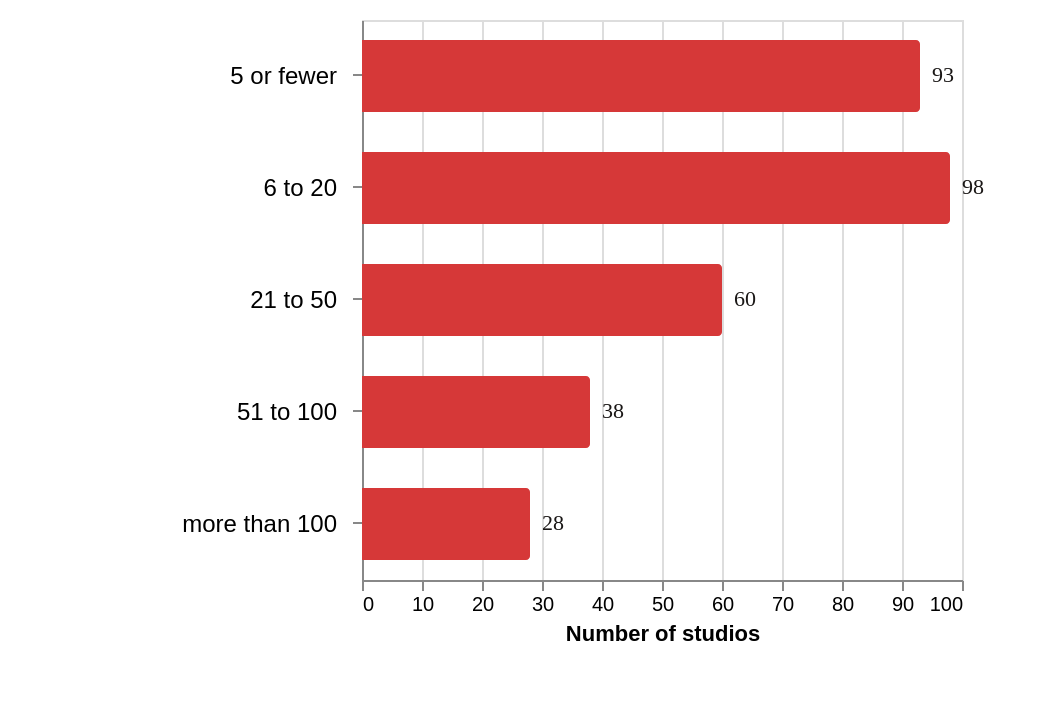

Specify this chart in Vega-Lite:
### Vega-Lite specification from a JSON file in a GitHub repository (floating-point values rounded to 4 significant figures)
{"$schema": "https://vega.github.io/schema/vega-lite/v6.json", "description": "Anime studios by employee count, TDB 2023 survey of 317 companies", "width": "container", "height": 280, "padding": {"top": 10, "right": 30, "bottom": 30, "left": 90}, "data": {"values": [{"size": "5 or fewer", "count": 93}, {"size": "6 to 20", "count": 98}, {"size": "21 to 50", "count": 60}, {"size": "51 to 100", "count": 38}, {"size": "more than 100", "count": 28}]}, "encoding": {"y": {"field": "size", "type": "ordinal", "sort": ["5 or fewer", "6 to 20", "21 to 50", "51 to 100", "more than 100"], "title": null, "axis": {"labelPadding": 8, "labelFontSize": 12}}, "x": {"field": "count", "type": "quantitative", "title": "Number of studios", "axis": {"grid": true}}}, "layer": [{"mark": {"type": "bar", "height": 36, "color": "#D63838", "cornerRadiusEnd": 2}}, {"mark": {"type": "text", "align": "left", "dx": 6, "fontSize": 11, "font": "IBM Plex Mono", "color": "#1A1716"}, "encoding": {"text": {"field": "count"}}}]}
